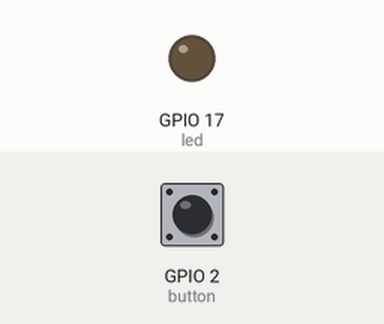
The program below on a simulated Raspberry Pi (BCM pin numbers). Parts: output pins drawn as LEDs (lit = HIGH). The test bench sets the inputs (shaded band); at power-on: GPIO 2 (button) HIGH. What the program prints to the terminal is not drawn.

Above: at 1.2 s.
1.3 s: GPIO 2 (button) pulled LOW for 0.15 s
2.9 s: GPIO 2 (button) pulled LOW for 1 s
At 3.4 s:
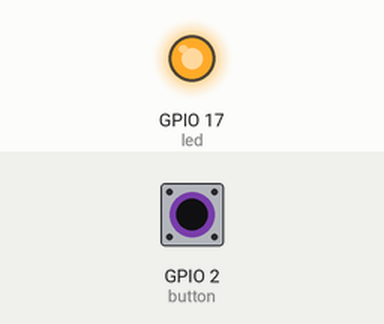
5.4 s: GPIO 2 (button) pulled LOW for 3.2 s
At 8.9 s:
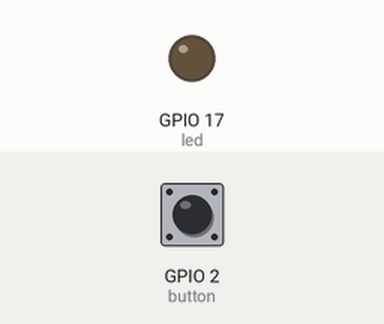
Timing chart, 0 to 10.4 s (numbered marks = the images above; inputs shaded):
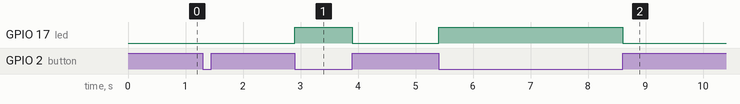

Measured:
- after the input at 2.9 s, GPIO 17 (led): LOW → HIGH at once, → LOW 1.0 s later
- after the input at 5.4 s, GPIO 17 (led): LOW → HIGH at once, → LOW 3.2 s later

The program:

ledandbutton.py
```python
from gpiozero import LED, Button
from time import sleep
from signal import pause

led = LED(17)
button = Button(2)

while True:
    button.wait_for_press()
    print("Pressed!")
    button.when_pressed = led.on
    button.when_released = led.off
```
